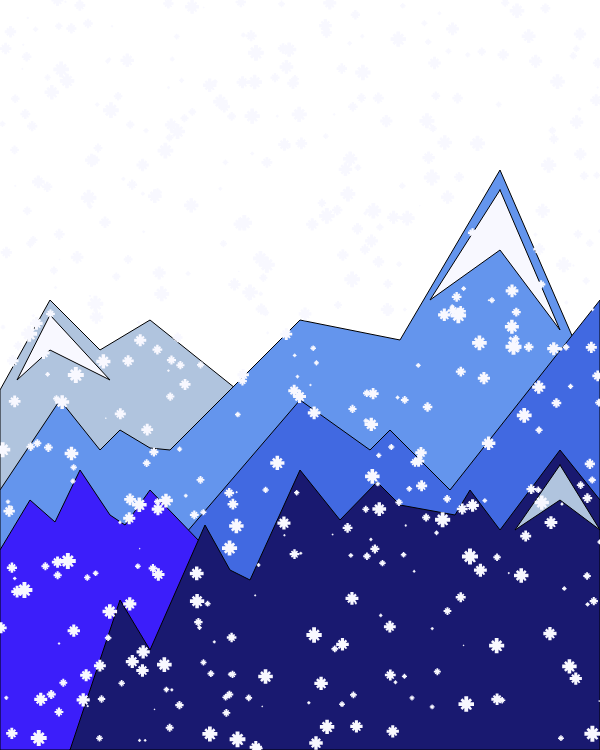
Frame 1 (no input)
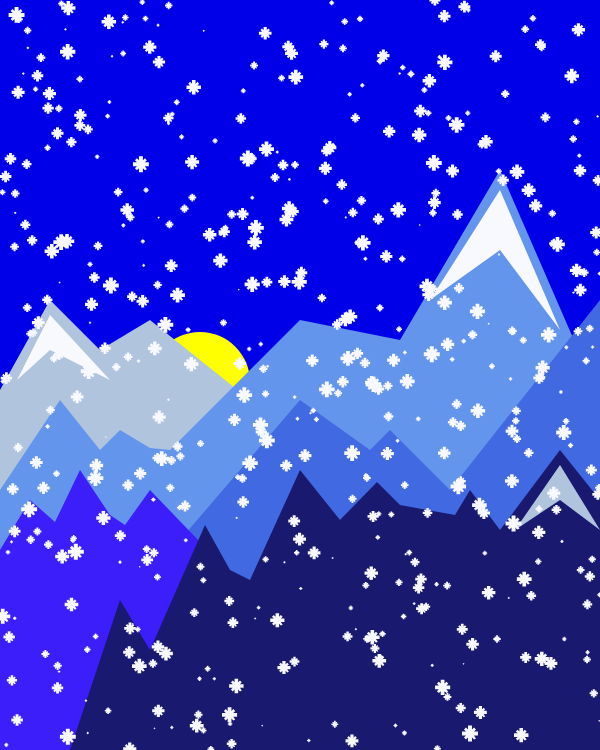
Frame 60 (no input)
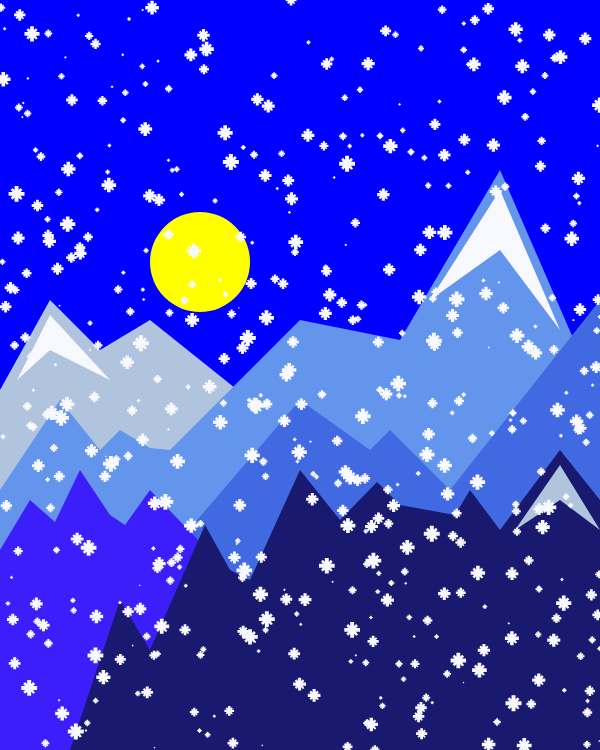
Frame 120 (the mouse pressed at the canvas centre since frame 60)

The p5.js sketch that drew these frames (run headless with seeded random() and noise() and a simulated clock; from frame 60 on, the mouse is pressed at the canvas centre):

// p5.js sketch
// ── sketch.js
let snowflakes = [] //leere liste (let definiert eine variable)
let numberSnowflake = 500 // Anzahl der Schneeflocken
var sonne = 500; //anfangsposition sonne
var mond = 1000; //anfangsposition mond
var speed = 2; // schnelligkeit
var a;
var b;
var c;


function setup() {
  createCanvas(600,750);
  for (let i = 0; i < numberSnowflake; i++) {
    snowflakes.push({x: random(0, width), y: random(0, height), d: random(0.01,0.1)}); // zufällige koordinaten der Schneeflocken in die liste einfügen
  }
}
function draw() {
  background(0,0,a); // Variable a, da sich der Hintergrund verändert
  tag_nacht();
  berge();
  snowflake();
}

function snowflake() {
  for (let i = 0; i < numberSnowflake; i++) {
    let snowflake = snowflakes[i] // i-te Schneeflocke der Liste
    snowflake.y += snowflake.d*30 // Bewegung der Schneeflocken von oben nach unten
    if (snowflake.y > height) { // wenn y-Koordinate höher als height ist
      snowflake.y = 0 // dann y-K wieder 0
      snowflake.x = random(0, width) // und x-K wieder random an eine Stelle gesetzt
    }
    fill(248,248,255);
    noStroke(); // Außenlinie von Schneeflocken weg
    drawSnowflake(snowflake.x, snowflake.y, snowflake.d); // Kreise als Schneeflocken
    
  }
}

function drawSnowflake(x,y,d) {
  beginShape(); //Freie Form für schneeflocken
  vertex(d*-20+x,d*80+y); // x & y Koordinaten werden jeweils mit d multipliziert damit die Größe der Schneeflocken variiert
  vertex(d*20+x,d*80+y); // x & y wird zu den Koordinaten jeweils noch addiert, damit die Schneeflocken sich bewegen
  vertex(d*20+x,d*40+y);
  vertex(d*40+x,d*60+y);
  vertex(d*60+x,d*50+y);
  vertex(d*40+x,d*20+y);
  vertex(d*80+x,d*20+y);
  vertex(d*80+x,d*-20+y);
  vertex(d*40+x,d*-20+y);
  vertex(d*60+x,d*-40+y);
  vertex(d*40+x,d*-60+y);
  vertex(d*20+x,d*-40+y);
  vertex(d*20+x,d*-80+y);
  vertex(d*-20+x,d*-80+y);
  vertex(d*-20+x,d*-40+y);
  vertex(d*-40+x,d*-60+y);
  vertex(d*-60+x,d*-40+y);
  vertex(d*-40+x,d*-20+y);
  vertex(d*-80+x,d*-20+y);
  vertex(d*-80+x,d*20+y);
  vertex(d*-40+x,d*20+y);
  vertex(d*-60+x,d*40+y);
  vertex(d*-40+x,d*60+y);
  vertex(d*-20+x,d*40+y);
  endShape(CLOSE)
}

function tag_nacht() {
  if((sonne > 0) && (sonne < 500)) { // Wenn die Sonne sich zwischen 0 & 500 befindet
    a = c // Bestimmt momentane Farbe des Hintergrund (wird bestimmt durch c)
  }
  if((sonne > -600) && (sonne < 0)) { // Wenn sich die Sonne oberhalb des Canvas befindet
    a = b // Bestimmt momentane Farbe des Hintergrund (wird bestimmt durch b)
  }
  fill(255,255,0);
  circle(200,sonne,100);
  sonne = sonne - speed
  if((sonne < -600) && (sonne < 0)){ // Wenn sich die Sonne oberhalb des Canvas befindet
    sonne = 500; // Wird die Position wieder auf 500 gesetzt
  }
  c = (-2*(sonne-500)); // Bestimmt Veränderung des Hintergunds
  fill(250,250,210);
  circle(400,mond,100);
  mond = mond - speed
  if ((mond < -600) && (mond < 0)){ // Wenn sich der Mond oberhalb des Canvas befindet
    mond = 500; // Wird die Position wieder auf 500 gesetzt
  }
  b = -500+mond*2; // Bestimmt Veränderung des Hintergunds
}

function berge() { // Freie Formen für die Berge
  beginShape();
  vertex(0,490);
  vertex(500,600);
  vertex(150,320);
  vertex(100,350);
  vertex(50,300);
  vertex(0,390);
  fill(176,196,222); // Farbfüllung der Bergen
  endShape(CLOSE)

  beginShape();
  vertex(0,750);
  vertex(600,750);
  vertex(600,400);
  vertex(500,170);
  vertex(400,340);
  vertex(300,320);
  vertex(170,450);
  vertex(150,448);
  vertex(120,430);
  vertex(100,450);
  vertex(60,400);
  vertex(0,490);
  fill(100,149,237);
  endShape(CLOSE)

  beginShape()
  vertex(0,750);
  vertex(600,750);
  vertex(600,300);
  vertex(450,490);
  vertex(390,430);
  vertex(370,450);
  vertex(300,400);
  fill(65,105,225);
  endShape(CLOSE)

  beginShape();
  vertex(0,750);
  vertex(0,550);
  vertex(30,500);
  vertex(55,522);
  vertex(80,470);
  vertex(110,515);
  vertex(125,525);
  vertex(150,490);
  vertex(400,750);
  fill(60,30,250);
  endShape(CLOSE)

  beginShape();
  vertex(70,750)
  vertex(600,750);
  vertex(600,500);
  vertex(560,450);
  vertex(500,530);
  vertex(470,490);
  vertex(455,515);
  vertex(400,505);
  vertex(377,482);
  vertex(340,520);
  vertex(300,470);
  vertex(250,580);
  vertex(230,570);
  vertex(205,525);
  vertex(150,650);
  vertex(120,600);
  fill(25,25,112);
  endShape(CLOSE);

  beginShape();
  vertex(500,190);
  vertex(430,300);
  vertex(500,250);
  vertex(560,330);
  fill(248,248,255);
  endShape(CLOSE)

  beginShape();
  vertex(50,315);
  vertex(17,380);
  vertex(50,350);
  vertex(110,380);
  fill(248,248,255);
  endShape(CLOSE)

  beginShape();
  vertex(560,465);
  vertex(515,530);
  vertex(560,500);
  vertex(600,530);
  fill(176,196,222);
  endShape(CLOSE)
}
